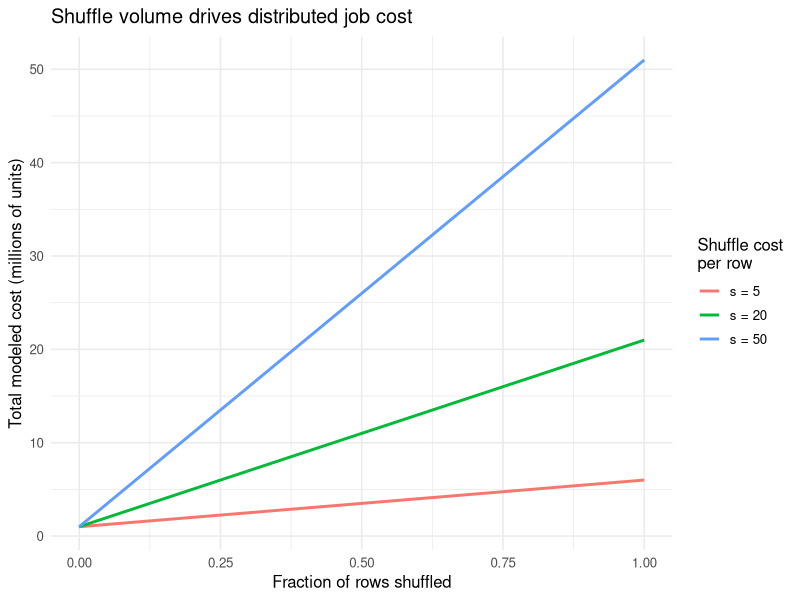

This figure's R source:
## ---- chunk 1
set.seed(1)

# A small "corpus": one string per document
docs <- c(
  "spark splits data into partitions",
  "each partition is processed by an executor",
  "map runs on each partition then reduce combines results",
  "a shuffle moves data so keys meet on one executor",
  "reduce needs an associative operator to run in parallel"
)

# 1. PARTITION: assign documents to P partitions (as Spark splits a dataset)
P <- 3
partition_of <- ((seq_along(docs) - 1) %% P) + 1
partitions   <- split(docs, partition_of)

# 2. MAP (per partition, independent): emit (word, 1) and reduce locally to
#    per-partition counts. Local pre-aggregation is Spark's "combiner": it
#    shrinks what must later be shuffled.
map_partition <- function(part_docs) {
  words <- unlist(strsplit(paste(part_docs, collapse = " "), "\\s+"))
  table(words)                       # local word counts for this partition
}
local_counts <- lapply(partitions, map_partition)

# 3. SHUFFLE + REDUCE: combine the per-partition tables by key (word).
#    Addition is associative and commutative, so partial counts merge cleanly.
reduce_counts <- function(list_of_tables) {
  all_words <- sort(unique(unlist(lapply(list_of_tables, names))))
  totals <- setNames(numeric(length(all_words)), all_words)
  for (tab in list_of_tables) {
    totals[names(tab)] <- totals[names(tab)] + as.numeric(tab)
  }
  totals
}
word_counts <- reduce_counts(local_counts)

head(sort(word_counts, decreasing = TRUE), 6)
## ---- chunk 2
set.seed(42)
N <- 100000
dat <- data.frame(
  key   = sample(letters[1:5], N, replace = TRUE),
  value = rnorm(N, mean = 10, sd = 3)
)

# PARTITION the rows across P executors
P <- 8
dat$part <- sample(seq_len(P), N, replace = TRUE)
parts <- split(dat[c("key", "value")], dat$part)

# MAP + local REDUCE: per partition, compute partial (sum, count) per key.
# (sum, count) is the associative combiner that makes the mean parallelizable.
map_local_agg <- function(df) {
  s <- tapply(df$value, df$key, sum)
  n <- tapply(df$value, df$key, length)
  data.frame(key = names(s), sum = as.numeric(s), n = as.numeric(n))
}
partials <- lapply(parts, map_local_agg)

# SHUFFLE + REDUCE: stack the partials and add sums and counts within each key,
# then divide once at the end. Only P small tables are merged, not N rows.
all_partials <- do.call(rbind, partials)
merged <- aggregate(cbind(sum, n) ~ key, data = all_partials, FUN = sum)
merged$mean <- merged$sum / merged$n

# Verify against the single-machine answer
single <- aggregate(value ~ key, data = dat, FUN = mean)
compare <- merge(merged[c("key", "mean")], single, by = "key")
names(compare) <- c("key", "distributed_mean", "single_machine_mean")
compare$max_abs_diff <- abs(compare$distributed_mean - compare$single_machine_mean)
compare
## ---- chunk 3
library(ggplot2)

N <- 1e6
c_compute <- 1
frac <- seq(0, 1, length.out = 101)

grid <- do.call(rbind, lapply(c(5, 20, 50), function(s) {
  data.frame(
    frac_shuffled = frac,
    total_cost    = c_compute * N + s * (frac * N),
    s_label       = factor(paste0("s = ", s))
  )
}))

ggplot(grid, aes(frac_shuffled, total_cost / 1e6, color = s_label)) +
  geom_line(linewidth = 1) +
  labs(
    x = "Fraction of rows shuffled",
    y = "Total modeled cost (millions of units)",
    color = "Shuffle cost\nper row",
    title = "Shuffle volume drives distributed job cost"
  ) +
  theme_minimal(base_size = 12)
